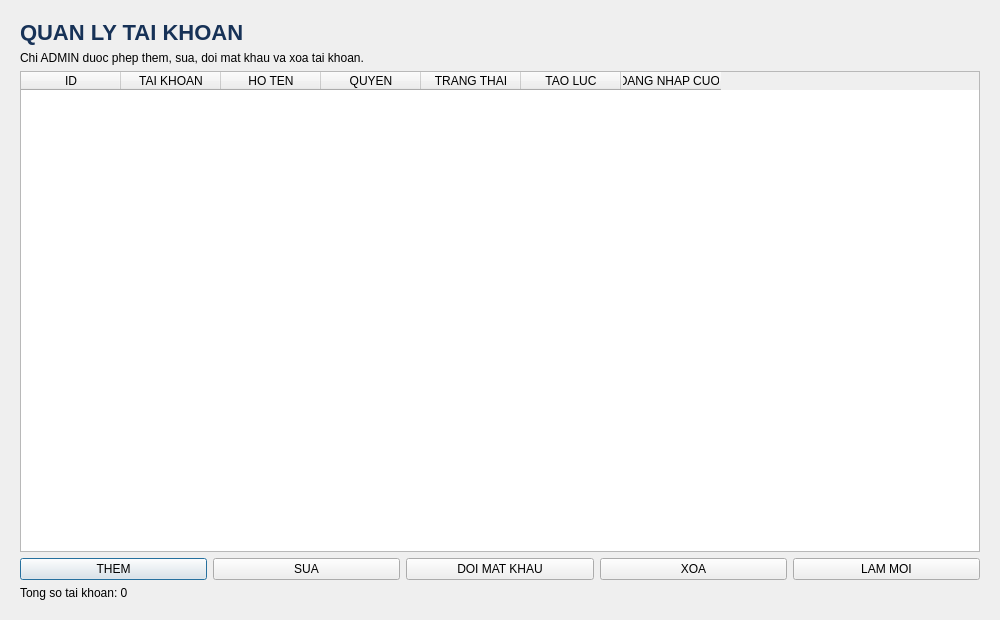
<?xml version="1.0" encoding="UTF-8"?>
<ui version="4.0">
 <class>QuanLyTaiKhoan</class>

 <widget class="QDialog" name="QuanLyTaiKhoan">
  <property name="geometry">
   <rect>
    <x>0</x>
    <y>0</y>
    <width>1000</width>
    <height>620</height>
   </rect>
  </property>

  <property name="windowTitle">
   <string>Quan ly tai khoan</string>
  </property>

  <layout class="QVBoxLayout" name="verticalLayout">
   <property name="leftMargin">
    <number>20</number>
   </property>
   <property name="topMargin">
    <number>20</number>
   </property>
   <property name="rightMargin">
    <number>20</number>
   </property>
   <property name="bottomMargin">
    <number>20</number>
   </property>

   <item>
    <widget class="QLabel" name="labelTieuDe">
     <property name="text">
      <string>QUAN LY TAI KHOAN</string>
     </property>
     <property name="styleSheet">
      <string notr="true">
font-size:22px;
font-weight:bold;
color:#173257;
      </string>
     </property>
    </widget>
   </item>

   <item>
    <widget class="QLabel" name="labelMoTa">
     <property name="text">
      <string>Chi ADMIN duoc phep them, sua, doi mat khau va xoa tai khoan.</string>
     </property>
    </widget>
   </item>

   <item>
    <widget class="QTableWidget" name="bangTaiKhoan">
     <property name="columnCount">
      <number>7</number>
     </property>

     <column>
      <property name="text">
       <string>ID</string>
      </property>
     </column>

     <column>
      <property name="text">
       <string>TAI KHOAN</string>
      </property>
     </column>

     <column>
      <property name="text">
       <string>HO TEN</string>
      </property>
     </column>

     <column>
      <property name="text">
       <string>QUYEN</string>
      </property>
     </column>

     <column>
      <property name="text">
       <string>TRANG THAI</string>
      </property>
     </column>

     <column>
      <property name="text">
       <string>TAO LUC</string>
      </property>
     </column>

     <column>
      <property name="text">
       <string>DANG NHAP CUOI</string>
      </property>
     </column>
    </widget>
   </item>

   <item>
    <layout class="QHBoxLayout" name="layoutNut">

     <item>
      <widget class="QPushButton" name="nutThem">
       <property name="text">
        <string>THEM</string>
       </property>
      </widget>
     </item>

     <item>
      <widget class="QPushButton" name="nutSua">
       <property name="text">
        <string>SUA</string>
       </property>
      </widget>
     </item>

     <item>
      <widget class="QPushButton" name="nutDoiMatKhau">
       <property name="text">
        <string>DOI MAT KHAU</string>
       </property>
      </widget>
     </item>

     <item>
      <widget class="QPushButton" name="nutXoa">
       <property name="text">
        <string>XOA</string>
       </property>
      </widget>
     </item>

     <item>
      <widget class="QPushButton" name="nutLamMoi">
       <property name="text">
        <string>LAM MOI</string>
       </property>
      </widget>
     </item>

    </layout>
   </item>

   <item>
    <widget class="QLabel" name="labelTrangThai">
     <property name="text">
      <string>Tong so tai khoan: 0</string>
     </property>
    </widget>
   </item>

  </layout>
 </widget>

 <resources/>
 <connections/>
</ui>
